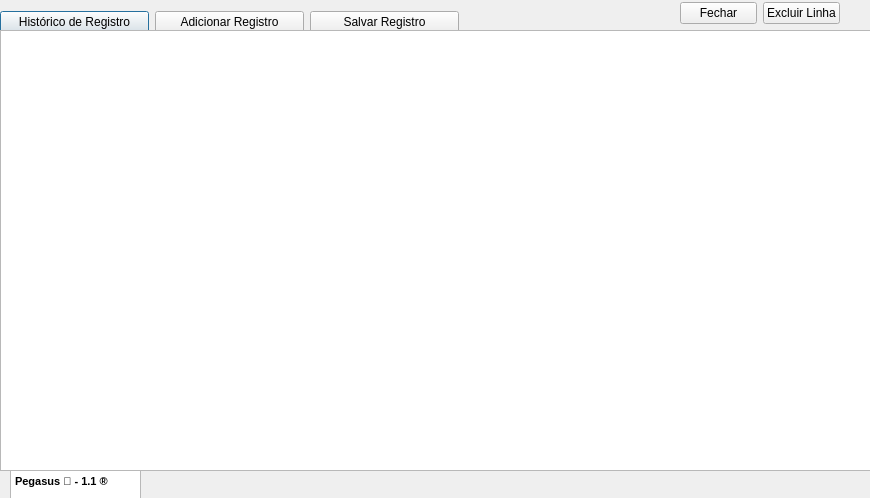
<?xml version="1.0" encoding="UTF-8"?>
<ui version="4.0">
 <class>Dialog</class>
 <widget class="QDialog" name="Dialog">
  <property name="geometry">
   <rect>
    <x>0</x>
    <y>0</y>
    <width>870</width>
    <height>498</height>
   </rect>
  </property>
  <property name="windowTitle">
   <string>Dialog</string>
  </property>
  <widget class="QTableView" name="tableView">
   <property name="geometry">
    <rect>
     <x>0</x>
     <y>30</y>
     <width>871</width>
     <height>441</height>
    </rect>
   </property>
  </widget>
  <widget class="QTextEdit" name="textEdit">
   <property name="geometry">
    <rect>
     <x>10</x>
     <y>470</y>
     <width>131</width>
     <height>31</height>
    </rect>
   </property>
   <property name="html">
    <string>&lt;!DOCTYPE HTML PUBLIC &quot;-//W3C//DTD HTML 4.0//EN&quot; &quot;http://www.w3.org/TR/REC-html40/strict.dtd&quot;&gt;
&lt;html&gt;&lt;head&gt;&lt;meta name=&quot;qrichtext&quot; content=&quot;1&quot; /&gt;&lt;style type=&quot;text/css&quot;&gt;
p, li { white-space: pre-wrap; }
&lt;/style&gt;&lt;/head&gt;&lt;body style=&quot; font-family:'MS Shell Dlg 2'; font-size:8.25pt; font-weight:400; font-style:normal;&quot;&gt;
&lt;p style=&quot; margin-top:0px; margin-bottom:0px; margin-left:0px; margin-right:0px; -qt-block-indent:0; text-indent:0px;&quot;&gt;&lt;span style=&quot; font-weight:600;&quot;&gt;Pegasus 🐴 - 1.1 ®&lt;/span&gt;&lt;/p&gt;&lt;/body&gt;&lt;/html&gt;</string>
   </property>
  </widget>
  <widget class="QWidget" name="">
   <property name="geometry">
    <rect>
     <x>0</x>
     <y>10</y>
     <width>459</width>
     <height>25</height>
    </rect>
   </property>
   <layout class="QHBoxLayout" name="horizontalLayout">
    <item>
     <widget class="QPushButton" name="btnHistorico">
      <property name="text">
       <string>Histórico de Registro</string>
      </property>
     </widget>
    </item>
    <item>
     <widget class="QPushButton" name="btnAdicionarRegistro">
      <property name="text">
       <string>Adicionar Registro</string>
      </property>
     </widget>
    </item>
    <item>
     <widget class="QPushButton" name="btnSalvarRegistro">
      <property name="text">
       <string>Salvar Registro</string>
      </property>
     </widget>
    </item>
   </layout>
  </widget>
  <widget class="QWidget" name="">
   <property name="geometry">
    <rect>
     <x>680</x>
     <y>0</y>
     <width>160</width>
     <height>27</height>
    </rect>
   </property>
   <layout class="QHBoxLayout" name="horizontalLayout_2">
    <item>
     <layout class="QHBoxLayout" name="horizontalLayout_3">
      <item>
       <widget class="QPushButton" name="btnFechar">
        <property name="text">
         <string>Fechar</string>
        </property>
       </widget>
      </item>
      <item>
       <widget class="QPushButton" name="btnExcluirLinha">
        <property name="text">
         <string>Excluir Linha</string>
        </property>
       </widget>
      </item>
     </layout>
    </item>
   </layout>
  </widget>
  <zorder>btnSalvarRegistro</zorder>
  <zorder>btnHistorico</zorder>
  <zorder>btnAdicionarRegistro</zorder>
  <zorder>textEdit</zorder>
  <zorder>tableView</zorder>
  <zorder>btnFechar</zorder>
  <zorder>btnExcluirLinha</zorder>
 </widget>
 <resources>
  <include location="../../../Downloads/ChatGPT Image 22 de set. de 2025, 10_41_02.qrc"/>
 </resources>
 <connections/>
</ui>
